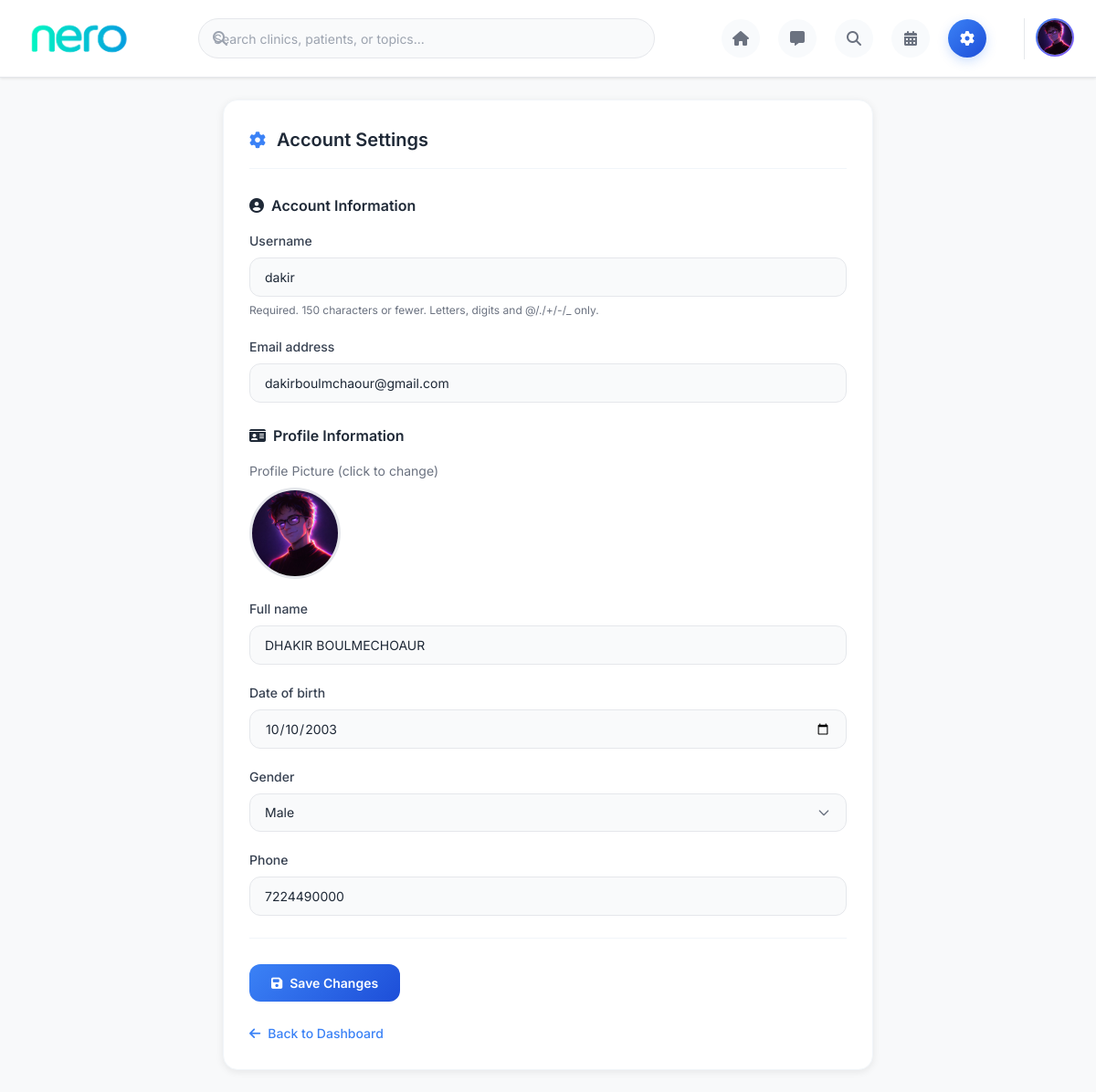
Page /patients/settings/ (signed in) on the committed database.
### patients/models.py (models this page shows, shortened)
class Patient(models.Model):
    GENDER_CHOICES = (
        ('M', 'Male'),
        ('F', 'Female'),
        ('O', 'Other'),
    )
    user = models.OneToOneField(User, on_delete=models.CASCADE)
    full_name = models.CharField(max_length=100)
    date_of_birth = models.DateField(null=True, blank=True)
    gender = models.CharField(max_length=1, choices=GENDER_CHOICES)
    phone = models.CharField(max_length=15)
    profile_picture = models.FileField(
        upload_to='patient_profile_pics/',
        null=True,
        blank=True,
        validators=[
            FileExtensionValidator(allowed_extensions=['pdf', 'jpg', 'png']),
            validate_file_size_3mb,
        ],
    )
    last_seen = models.DateTimeField(null=True, blank=True)

### accounts/models.py (models this page shows, shortened)
class User(AbstractUser):
    USER_TYPE_CHOICES = (
        ('patient', 'Patient'),
        ('clinic', 'Clinic'),
    )
    user_type = models.CharField(
        max_length=10,
        choices=USER_TYPE_CHOICES,
        default='patient'
    )

### patients/views_settings.py (the view)
# urls.py: ,path('settings/', patient_settings_view, name='patient_settings')
@login_required
def patient_settings_view(request):
    patient = request.user.patient
    if request.method == 'POST':
        user_form = UserForm(request.POST, instance=request.user)
        patient_form = PatientForm(request.POST, request.FILES, instance=patient)
        if user_form.is_valid() and patient_form.is_valid():
            user_form.save()
            patient_form.save()
            messages.success(request, 'Your account information has been updated!')
            return redirect('patient_settings')
    else:
        user_form = UserForm(instance=request.user)
        patient_form = PatientForm(instance=patient)
    return render(request, 'patient/patient_settings.html', {
        'user_form': user_form,
        'form': patient_form,
        'patient': patient,
    })

### patients/forms.py (shortened to what this page needs)
class UserForm(forms.ModelForm):
    class Meta:
        model = get_user_model()
        fields = ['username', 'email']

class PatientForm(forms.ModelForm):
    profile_picture = forms.ImageField(required=False)
    class Meta:
        model = Patient
        fields = ['full_name', 'date_of_birth', 'gender', 'phone', 'profile_picture']
        widgets = {
            'date_of_birth': forms.DateInput(attrs={'type': 'date'}),
        }

### accounts/utils.py (called while the page is built)
def get_client_ip(request):
    if not request:
        return None
    xff = request.META.get('HTTP_X_FORWARDED_FOR')
    if xff:
        return xff.split(',')[0].strip()
    return request.META.get('REMOTE_ADDR')

### core/context_processors.py (called while the page is built)
def total_unread(request):
    if not request.user or not request.user.is_authenticated:
        return {'total_unread': 0}
    try:
        from chat.models import ChatRoom, Message
        chat_rooms = ChatRoom.objects.filter(Q(user1=request.user) | Q(user2=request.user))
        count = Message.objects.filter(chat_room__in=chat_rooms, is_read=False).exclude(sender=request.user).count()
        return {'total_unread': count}
    except Exception:
        return {'total_unread': 0}

### templates/patient/patient_settings.html (shortened to what this page needs)
{% load static %}
<!DOCTYPE html>
<html lang="en">
<head>
    <link rel="stylesheet" href="https://cdnjs.cloudflare.com/ajax/libs/font-awesome/6.4.0/css/all.min.css">
</head>
<body>
    <header class="main-header">
        <div class="header-container">
            <div class="logo-container">
                <div class="logo-gradient" role="img" aria-label="NERO Logo"></div>
            </div>
            <div class="search-container">
                <i class="fas fa-search search-icon"></i>
                <input type="text" name="q" class="search-bar" id="dashboard-search-bar" autocomplete="off" placeholder="Search clinics, patients, or topics..." style="border-radius: 100px !important;">
            </div>
            <div class="nav-icons">
                <a href="{% url 'patient_dashboard' %}" class="nav-icon">
                    <i class="fas fa-home"></i>
                </a>
                <a href="{% url 'chat_room_list_patient' %}" class="nav-icon">
                    <i class="fas fa-comment-alt"></i>
                </a>
                <a href="{% url 'search_clinics' %}" class="nav-icon">
                    <i class="fas fa-search"></i>
                </a>
                <a href="{% url 'patient_appointments' %}" class="nav-icon">
                    <i class="fas fa-calendar-alt"></i>
                </a>
                <a href="{% url 'patient_settings' %}" class="nav-icon active">
                    <i class="fas fa-cog"></i>
                </a>
            </div>
            <div class="user-menu">
                <button id="avatarBtn" aria-haspopup="true" aria-expanded="false" style="background:transparent;border:none;padding:0;cursor:pointer;">
                    {% if patient.profile_picture %}
                    <img src="{{ patient.profile_picture.url }}" alt="Profile" class="user-avatar" id="avatarImg">
                    {% else %}
                    <div class="user-avatar" id="avatarImg" style="background: linear-gradient(135deg, #3bc4f6, #5f5cf6); display: flex; align-items: center; justify-content: center; color: white; font-weight: bold; font-size: 16px;">
                        {{ patient.user.username|first|upper }}
                    </div>
                    {% endif %}
                </button>
            </div>
        </div>
    </header>
    <main class="settings-container">
        <div class="settings-card">
            <div class="settings-title"><i class="fas fa-cog"></i> Account Settings</div>
            <form method="post" enctype="multipart/form-data">
                {% if user_form %}
                <div class="section-heading"><i class="fas fa-user-circle"></i> Account Information</div>
                {% for field in user_form %}
                <div class="field-wrapper">
                    <label for="{{ field.id_for_label }}">{{ field.label }}</label>
                    {{ field }}
                    {% if field.help_text %}
                    <span class="helptext">{{ field.help_text }}</span>
                    {% endif %}
                </div>
                {% endfor %}
                {% endif %}
                <div class="section-heading"><i class="fas fa-id-card"></i> Profile Information</div>
                <div class="current-profile-pic">
                    <p style="font-size: 14px; color: #6b7280; margin-bottom: 8px;">Profile Picture (click to change)</p>
                    {% if patient.profile_picture %}
                    <img src="{{ patient.profile_picture.url }}" alt="Current profile picture" id="profilePicPreview" style="cursor:pointer; width:100px; height:100px; border-radius:50%; object-fit:cover;" onclick="document.getElementById('profileFileInput').click();">
                    {% endif %}
                </div>
                {% for field in form %}
                <div class="field-wrapper">
                    {% if field.name != 'medical_conditions' and field.name != 'profile_picture' %}
                        <label for="{{ field.id_for_label }}">{{ field.label }}</label>
                        {{ field }}
                    {% endif %}
                </div>
                {% endfor %}
                <div style="margin-top: 24px; padding-top: 20px; border-top: 1px solid #f1f5f9;">
                    <button type="submit" class="btn btn-primary">
                        <i class="fas fa-save"></i> Save Changes
                    </button>
                </div>
            </form>
            <a class="back-link" href="{% url 'patient_dashboard' %}">
                <i class="fas fa-arrow-left"></i> Back to Dashboard
            </a>
        </div>
    </main>
</body>
</html>

### rows in the picture
Patient: profile_picture (picture), form "DHAKIR BOULMECHOAUR" "10/10/2003" "Male" "7224490000"
User: user_form "dakir" "dakirboulmchaour@gmail.com"

### other values in the picture
{{ field.label }} "Username" "Email address"
{{ field.help_text }} "Required. 150 characters or fewer. Letters, digits and @/./+/-/_ only."
{{ field.label }} "Full name" "Date of birth" "Gender" "Phone"
